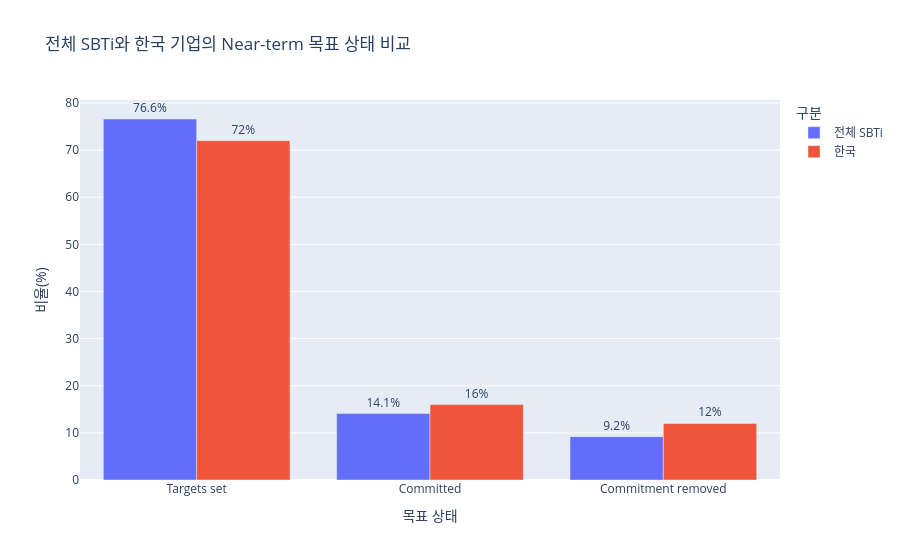

The notebook cell this image was saved under:
### Code cell
# 비교표를 그래프용 형태로 변환
near_compare_plot = (
    near_compare_korea
    .reset_index()
    .melt(
        id_vars='near_term_status',
        var_name='구분',
        value_name='비율'
    )
)

# 전체 SBTi와 한국 기업 비교
fig = px.bar(
    near_compare_plot,
    x='near_term_status',
    y='비율',
    color='구분',
    barmode='group',
    text='비율',
    title='전체 SBTi와 한국 기업의 Near-term 목표 상태 비교'
)

fig.update_traces(
    texttemplate='%{text}%',
    textposition='outside'
)

fig.update_layout(
    xaxis_title='목표 상태',
    yaxis_title='비율(%)'
)

fig.show()

### Figure 1 — Plotly figure (JSON) as saved in the notebook; plotly's stock layout.template omitted (floating-point values rounded to 4 significant figures)
{"data": [{"alignmentgroup": "True", "hovertemplate": "구분=전체 SBTi<br>near_term_status=%{x}<br>비율=%{text}<extra></extra>", "legendgroup": "전체 SBTi", "marker": {"color": "#636efa", "pattern": {"shape": ""}}, "name": "전체 SBTi", "offsetgroup": "전체 SBTi", "orientation": "v", "showlegend": true, "text": [76.6, 14.1, 9.2], "textposition": "outside", "x": ["Targets set", "Committed", "Commitment removed"], "xaxis": "x", "y": [76.6, 14.1, 9.2], "yaxis": "y", "type": "bar", "texttemplate": "%{text}%"}, {"alignmentgroup": "True", "hovertemplate": "구분=한국<br>near_term_status=%{x}<br>비율=%{text}<extra></extra>", "legendgroup": "한국", "marker": {"color": "#EF553B", "pattern": {"shape": ""}}, "name": "한국", "offsetgroup": "한국", "orientation": "v", "showlegend": true, "text": [72.0, 16.0, 12.0], "textposition": "outside", "x": ["Targets set", "Committed", "Commitment removed"], "xaxis": "x", "y": [72.0, 16.0, 12.0], "yaxis": "y", "type": "bar", "texttemplate": "%{text}%"}], "layout": {"xaxis": {"anchor": "y", "domain": [0.0, 1.0], "title": {"text": "목표 상태"}}, "yaxis": {"anchor": "x", "domain": [0.0, 1.0], "title": {"text": "비율(%)"}}, "legend": {"title": {"text": "구분"}, "tracegroupgap": 0}, "title": {"text": "전체 SBTi와 한국 기업의 Near-term 목표 상태 비교"}, "barmode": "group"}}
